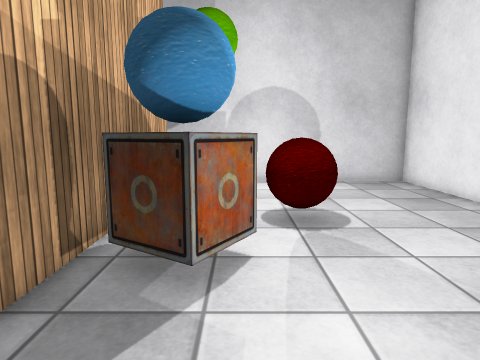
view 1 (above)

12 first-person views from a walk through a Unity game level. The camera is 1.2 m above the floor, tilts 8° down and sees 75° across. The floor is counted in squares, 0.5 m on a side. Each view is taken from the middle of a square. On the plan, view 1 faces up. The plan holds only what a view shows up to about 19 squares ahead; the rest is blank. The place goes on beyond the plan. Some surface patterns are stand-ins.

view 2
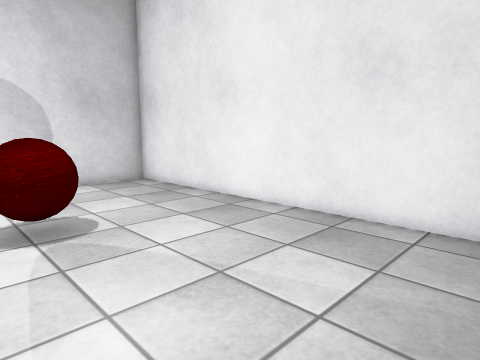

view 3
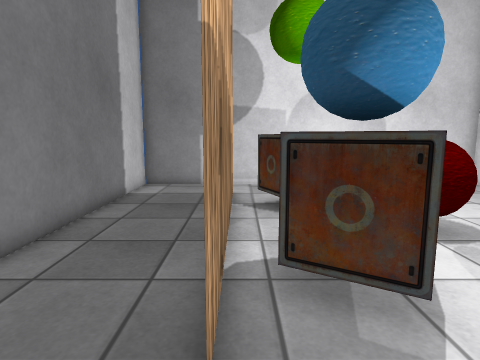

view 4
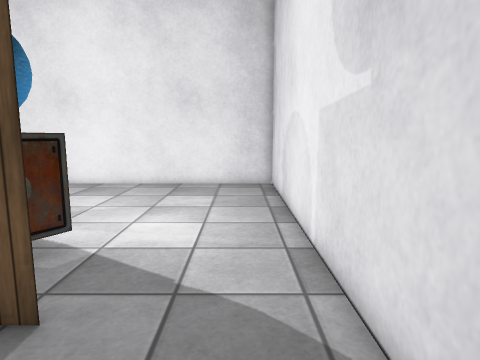

view 5
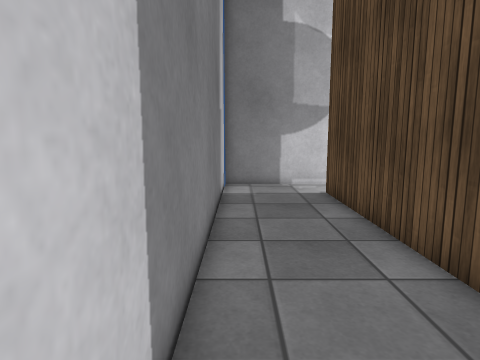

view 6
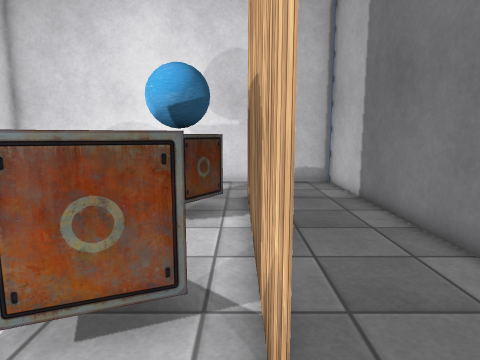

view 7
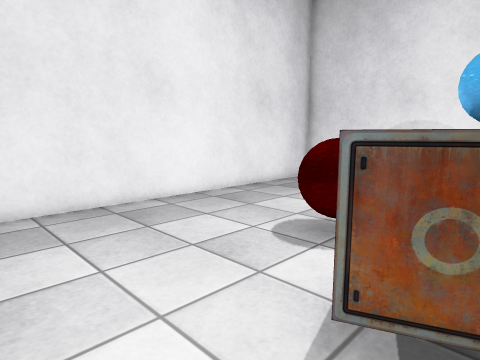

view 8
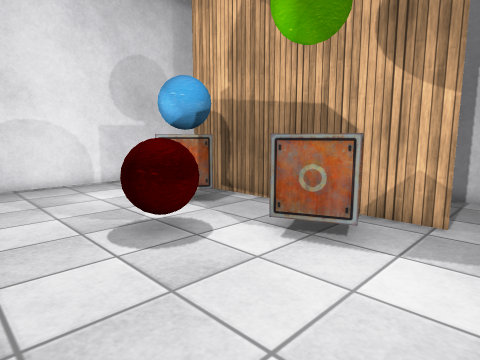

view 9
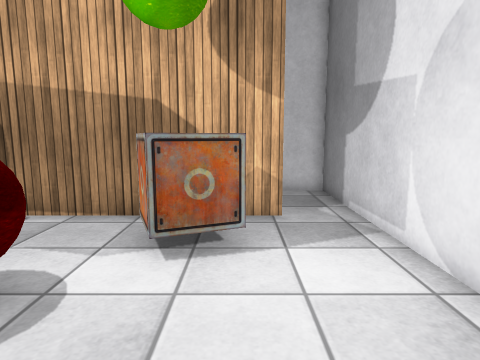

view 10
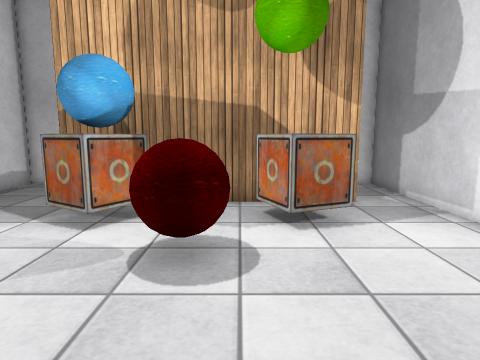

view 11
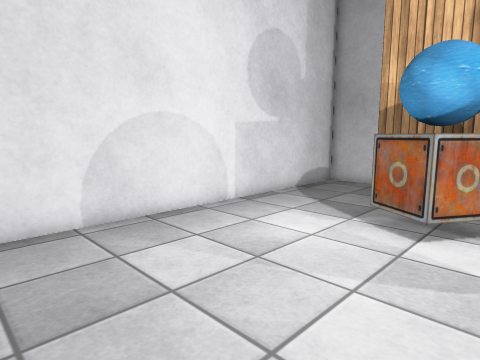

view 12
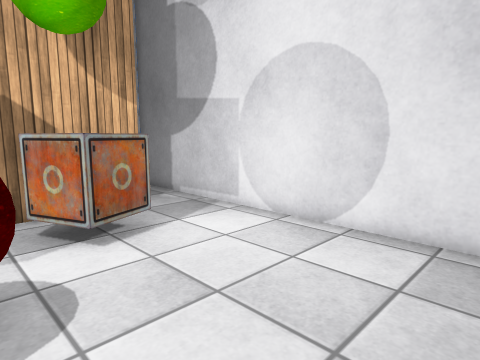

### Floor plan
Points are (right, up) in squares from view 1. A wall is a line through its corners. A room is listed if a view was taken in it or the views show most of it. See-through windows are left out.
Room 1 (views 1, 2, 3, 4, 5, 6, 7, 8, 9, 10, 11, 12)
walls: (0.3, 6.2) (-0.7, 4.5) (-2.4, 5.5) (-1.4, 7.2) (0.3, 6.2); (-1.7, 10.8) (-2.3, 12.4) (-0.5, 13.1) (0.3, 11.3) (-1.6, 10.5); (-3.3, 3.5) (-3.3, 14.4) (-3.3, 3.5); (8.8, -0.6) (8.8, 16.7) (-7.8, 16.7) (-7.8, -0.6) (8.8, -0.6)
objects: other object (0, 7); other object (1, 8) to (3, 10)

Positions as (right, up) in squares from view 1, and headings:
1: (0, 0), facing up
2: (0, 0), facing up-right
3: (-3, 1), facing up
4: (-7, 1), facing right
5: (-7, 1), facing up
6: (-3, 16), facing down
7: (-2, 16), facing down-right
8: (6, 16), facing down-left
9: (6, 13), facing left
10: (8, 10), facing left
11: (8, 8), facing down-left
12: (7, 9), facing up-left
